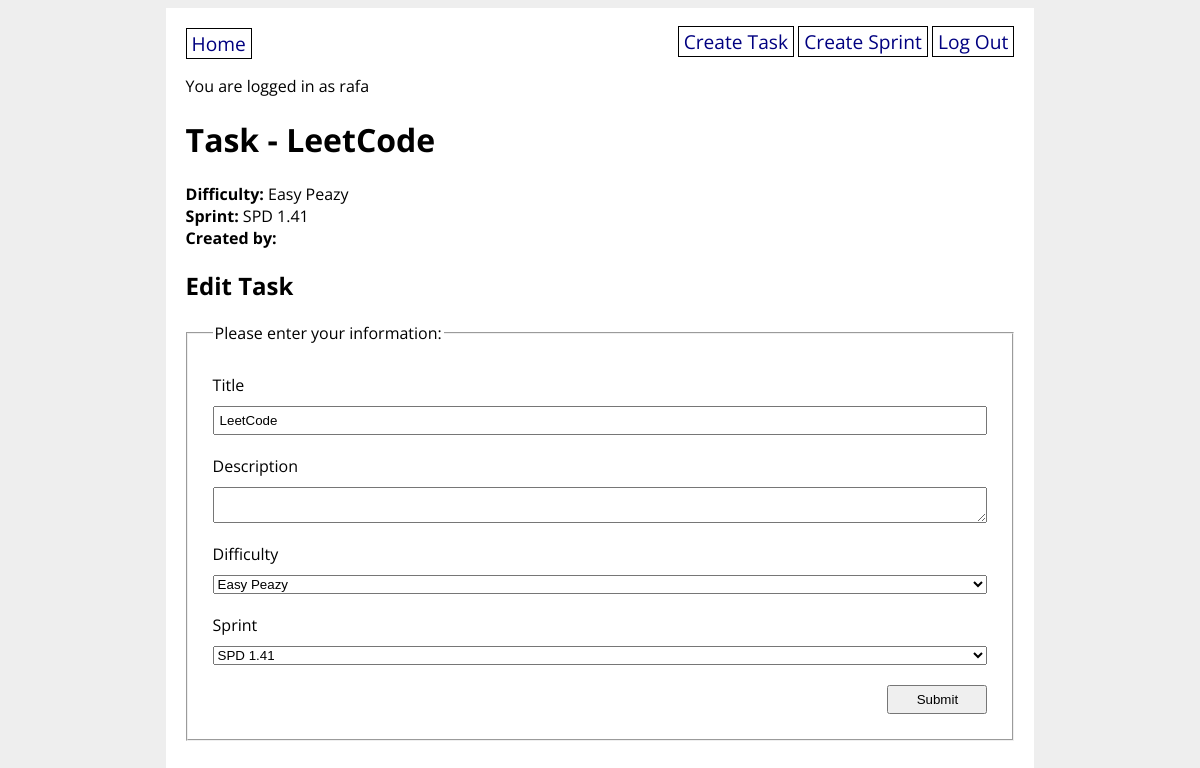
The page /task/2 (signed in) on the database its author committed.
### final_app/models.py (models this page shows)
class User(UserMixin, db.Model):
    id = db.Column(db.Integer, primary_key=True)
    username = db.Column(db.String(20), nullable=False, unique=True)
    password = db.Column(db.String(200), nullable=False)

class Task(db.Model):
    id = db.Column(db.Integer, primary_key=True)
    title = db.Column(db.String(40), nullable=False)
    description = db.Column(db.String(400))
    difficulty = db.Column(
        db.Enum(TaskDifficulty), default=TaskDifficulty.MEDIUM
    )
    sprint_id = db.Column(
        db.Integer, db.ForeignKey("sprint.id"), nullable=False
    )
    sprint = db.relationship("Sprint", back_populates="tasks")
    created_by_id = db.Column(db.Integer, db.ForeignKey("user.id"))
    created_by = db.relationship("User")

class Sprint(db.Model):
    id = db.Column(db.Integer, primary_key=True)
    name = db.Column(db.String(40), nullable=False)
    tasks = db.relationship("Task", back_populates="sprint")
    created_by_id = db.Column(db.Integer, db.ForeignKey("user.id"))
    created_by = db.relationship("User")
    def __repr__(self):
        return self.name

### final_app/main/routes.py (the view, shortened to what this page needs)
@main.route("/task/<task_id>", methods=["GET", "POST"])
@login_required
def task_detail(task_id):
    task = Task.query.get(task_id)
    form = TaskForm(obj=task)
    return render_template("task_detail.html", task=task, form=form)

### final_app/main/forms.py
class TaskForm(FlaskForm):
    title = StringField(
        label="Title", validators=[DataRequired(), Length(min=3, max=20)]
    )
    description = TextAreaField(
        label="Description", validators=[Length(max=400)]
    )
    difficulty = SelectField(
        "Difficulty", validators=[DataRequired()], choices=TaskDifficulty.choices()
    )
    sprint = QuerySelectField(
        "Sprint", validators=[DataRequired()], query_factory=lambda: Sprint.query
    )
    submit = SubmitField("Submit")

### final_app/__init__.py (called while the page is built)
@login_manager.user_loader
def load_user(user_id):
    return User.query.get(user_id)

### final_app/utils.py (called while the page is built)
    def __str__(self):
        return str(self.value)

### final_app/templates/task_detail.html (shortened to what this page needs)
{% extends 'base.html' %}
{% block content %}
<h1>Task - {{ task.title }}</h1>
<strong>Difficulty:</strong> {{ task.difficulty }} <br>
<strong>Sprint:</strong> {{ task.sprint.name }} <br>
<strong>Created by:</strong> {{ task.created_by.username }} <br>
<h2>Edit Task</h2>
<form method="POST" action="{{ url_for('main.task_detail', task_id=task.id) }}">
  <fieldset>
    <legend>Please enter your information:</legend>
    {{ form.title.label }}
    {{ form.title }}
    {{ form.description.label }}
    {{ form.description }}
    {{ form.difficulty.label }}
    {{ form.difficulty }}
    {{ form.sprint.label }}
    {{ form.sprint }}
    {{ form.submit }}
  </fieldset>
</form>
{% endblock %}

### final_app/templates/base.html (shortened to what this page needs)
<!DOCTYPE html>
<html>
<head>
  <link rel="stylesheet" href="/static/style.css">
</head>
<body>
  <div id="content">
    <nav>
      <a href="/">Home</a>
      <div>
        {% if current_user.is_authenticated %}
        <a href="/create_task">Create Task</a>
        <a href="/create_sprint">Create Sprint</a>
        <a href="/logout">Log Out</a>
        {% else %}
        <a href="/signup">Sign Up</a>
        <a href="/login">Log In</a>
        {% endif %}
      </div>
    </nav>
    {% if current_user.is_authenticated %}
    <p>You are logged in as {{ current_user.username }}</p>
    {% endif %}
    {% block content %}{% endblock %}
  </div>
</body>
</html>

### final_app/static/style.css (style rules this page uses)
body { display: flex; flex-direction: column; align-items: center; background-color: #eee; font-family: "Open Sans", sans-serif; }
#content { width: 70%; background-color: white; padding: 20px; }
nav { width: 100%; display: flex; flex-direction: row; justify-content: space-between; }
nav a { color: navy; text-decoration: none; border: 1px solid black; padding: 1px 5px; font-size: 1.2em; }
fieldset { display: flex; flex-direction: column; margin: 20px 0; padding: 20px; }
fieldset * { margin: 5px; }
fieldset input { padding: 5px; }
input[type="submit"] { width: 100px; align-self: flex-end; }

### rows shown on the page
User: username "rafa"
Task: title "LeetCode", difficulty "Easy Peazy", sprint "SPD 1.41"
Sprint: sprint.name "SPD 1.41"
